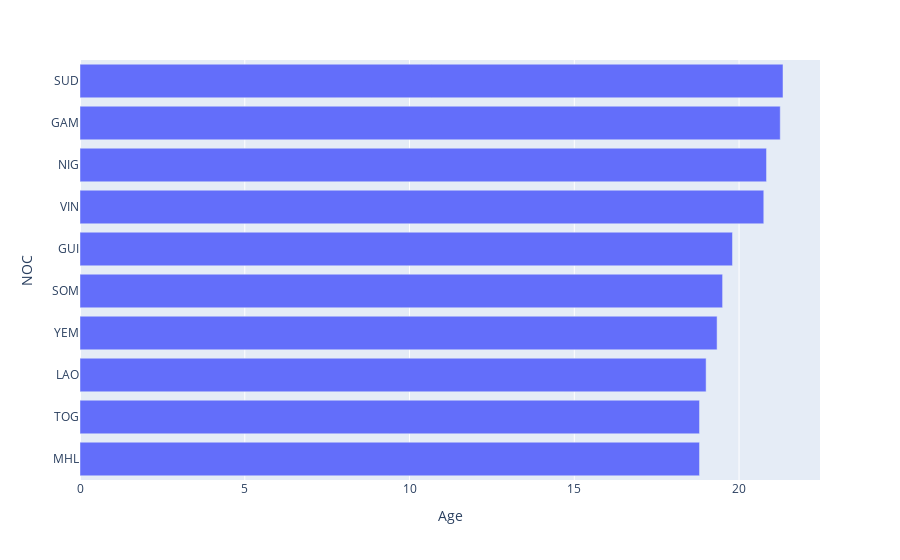

Notebook code for this chart:
### Code cell
px.bar(data_frame=dfres, y='NOC', x='Age')

### Figure 1 — Plotly figure (JSON) as saved in the notebook; plotly's stock layout.template omitted (floating-point values rounded to 4 significant figures)
{"data": [{"alignmentgroup": "True", "hovertemplate": "Age=%{x}<br>NOC=%{y}<extra></extra>", "legendgroup": "", "marker": {"color": "#636efa", "pattern": {"shape": ""}}, "name": "", "offsetgroup": "", "orientation": "h", "showlegend": false, "textposition": "auto", "type": "bar", "x": [18.8, 18.8, 19, 19.33, 19.5, 19.8, 20.75, 20.83, 21.25, 21.33], "xaxis": "x", "y": ["MHL", "TOG", "LAO", "YEM", "SOM", "GUI", "VIN", "NIG", "GAM", "SUD"], "yaxis": "y"}], "layout": {"autosize": true, "barmode": "relative", "legend": {"tracegroupgap": 0}, "margin": {"t": 60}, "xaxis": {"anchor": "y", "autorange": true, "domain": [0, 1], "range": [0, 22.46], "title": {"text": "Age"}, "type": "linear"}, "yaxis": {"anchor": "x", "autorange": true, "domain": [0, 1], "range": [-0.5, 9.5], "title": {"text": "NOC"}, "type": "category"}}}
